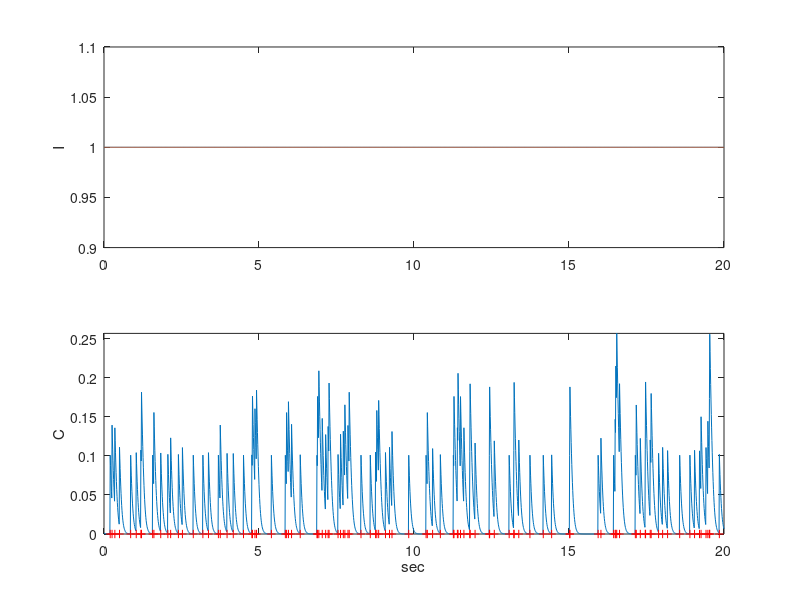

The MATLAB source for this figure:
% Montague model.
% Montague PR, McClure SM, Baldwin PR, Phillips PEM, Budygin E a, Stuber GD, et al. Dynamic gain control of dopamine delivery in freely moving animals. The Journal of Neuroscience : The Official Journal of the Society for Neuroscience. 2004;24:1754–1759.
% % NOTE _ I also wrote a python version in the python folder. 
%% Use the values from a given row in Table 1.
%%
% 3 exp function/dynamical equation model: short facilitatio, short depression,
% long depression.
clearvars
IBI_s = 1;
a_0_nM = 10;
tau_s(1) = 4.16;
k(1) = 1.012; % Facilitation because >1
tau_s(2) = 3.53;
k(2) = .997; % Depression because <1
dt_s = 0.01;
Vm_uM_sec = 4;
Km_uM = .2;
I_init = [1 1]; % If it's 1, then no slow change - seems pointless then.
A_init = .5;
C_init = 0.001;
%
n_factors = length(tau_s);
tmax_s = 20;
t_s = 0:dt_s:tmax_s;
spikes = rand(size(t_s)) > 0.95;
% Ij is a hiddent dymaic process. we modeled the concentration of dopamine
% added by each impulse as a product of two time-dependent functions
% p(t)A(t). A(t) is a function that depends on independent facilitation and
% depression components Ij(t), and its initial value, a0 . p(t) is a
% function that models the exact impulse times for a specific pattern of
% impulses. As detailed below, each Ij(t) possesses "kick and relax"
% dynamics.
I = zeros(length(t_s),n_factors);
I(1,:) = I_init;
C = zeros(size(t_s));
A = zeros(size(t_s));
C(1) = C_init;
A(1) = A_init;
V = zeros(1,n_factors);

for ii = 2:length(t_s)
    % dCdt = r*Cp - Vm/(1+Km/C);
    % Compute teh 'kick' factor * k_1
    % spikes(ii) = s = 0 = no spike, s = 1 = spike.
    for jj = 1:n_factors
        I(ii,jj) = I(ii-1,jj) + dt_s*(1-I(ii-1,jj))/tau_s(jj); % here is where I get confused - should it be I - 1 or 1- I - something gets flipped in the conversion the euler method I think
    end

    if spikes(ii)
        for jj = 1:length(V)
            V(jj) = k(jj)*I(ii,jj);
        end
        A(ii) = a_0_nM*prod(V);
        %         disp('spke')
    end

    C(ii) = C(ii-1) + dt_s*(spikes(ii)*A(ii) - Vm_uM_sec/(1 + Km_uM/C(ii-1)));

    %
end

figure
subplot(2,1,1)
plot(t_s, I(:,1),t_s, I(:,2))
ylabel('I')
subplot(2,1,2)
plot(t_s, C)
hold on
plot(t_s(spikes),t_s(spikes)*0 ,'r+')
axis tight
xlabel('sec');ylabel('C')
